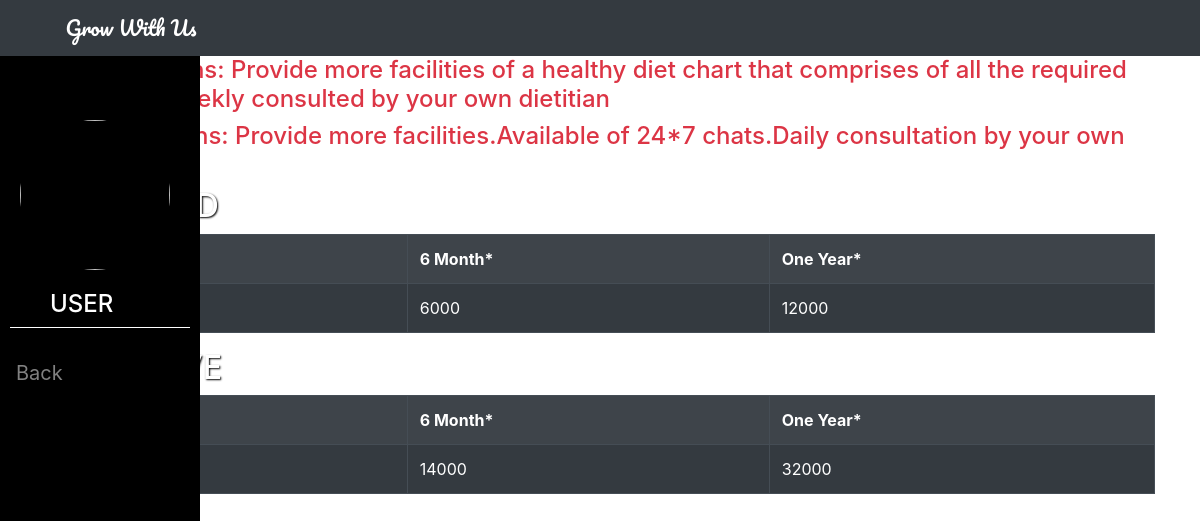
Page /user_view_plan8 on the committed database.
### app/models.py (models this page shows)
class add_plans(models.Model):
    user=models.ForeignKey(Dietition,on_delete=models.CASCADE)
    std_three_month=models.IntegerField(null=True)
    std_six_month=models.IntegerField(null=True)
    std_one_yr=models.IntegerField(null=True)

class plan(models.Model):
    user=models.ForeignKey(Dietition,on_delete=models.CASCADE)
    ex_three_month=models.IntegerField(null=True)
    ex_six_month=models.IntegerField(null=True)
    ex_one_yr=models.IntegerField(null=True)

### app/views.py (the view)
# urls.py: path('user_view_plan<str:id>',views.view_plan,name='user_view_plan'),
def view_plan(request,id):
    table1_data = add_plans.objects.filter(user=id)
    table2_data = plan.objects.filter(user=id)
    plans = {
        'standard': table1_data,
        'exclusive': table2_data,
    }
    return render(request, 'user_view_plans.html', plans)

### app/templates/user_view_plans.html (shortened to what this page needs)
{% load static %}
{% get_static_prefix as d %}
<!doctype html>
<html lang="en">
  <head>
    <link rel="stylesheet" href="https://stackpath.bootstrapcdn.com/bootstrap/4.3.1/css/bootstrap.min.css">
  </head>
  <body>
    <div class="sidebar">
        <div class="imgs">
          <img src="{{d}}img/user_logo.jpg" alt="" width="150px">
        </div>
        <h4 style="color: white; padding:0px 50px;">USER</h4>
      <div class="but"></div> <br>
      <a href="dietition_list_view">Back</a>
      </div>
    <nav class="navbar navbar-expand-sm bg-dark">
      <div class="navbar-brand">Grow With Us</div>
    </nav>
      <div class="container">
        <marquee behavior="" direction="" class="text-danger">
          <h4>Standard plans: Provide more facilities of a healthy diet chart that comprises of all the required nutrients. Weekly consulted by your own dietitian</h4>
          <h4>Exclusive plans: Provide more facilities.Available of 24*7 chats.Daily consultation by your own dietitian</h4>
        </marquee>
        <h2>STANDARD</h2>
        <table class="table table-bordered table-hover table-dark table-striped">
            <tr>
                <th>3 Month*</th>
                <th>6 Month*</th>
                <th>One Year*</th>
            </tr>
            {% for i in standard %}
            <tr>
                <td>{{i.std_three_month}}</td>
                <td>{{i.std_six_month}}</td>
                <td>{{i.std_one_yr}}</td>
            </tr>
            {% endfor %}
        </table>
        <h2>EXCLUSIVE</h2>
        <table class="table table-bordered table-hover table-dark table-striped">
            <tr>
                <th>3 Month*</th>
                <th>6 Month*</th>
                <th>One Year*</th>
            </tr>
            {% for i in exclusive %}
            <tr>
                <td>{{i.ex_three_month}}</td>
                <td>{{i.ex_six_month}}</td>
                <td>{{i.ex_one_yr}}</td>
            </tr>
            {% endfor %}
        </table>
      </div>
  </body>
</html>

### app/templates/user_view_plans.html (style rules this page uses)
body { background: url(https://images.pexels.com/photos/162583/work-workplace-office-computer-162583.jpeg?auto=compress&cs=tinysrgb&w=1260&h=750&dpr=1); background-size: cover; background-attachment: fixed; }
.imgs img { height: 150px; width: 150px; border-radius: 100px; margin-top: 100px; }
.imgs { padding: 20px; }
.sidebar { margin: 0; padding: 0; width: 200px; background-color: black; position: fixed; height: 100%; overflow: auto; }
.sidebar a { padding: 6px 8px 6px 16px; text-decoration: none; font-size: 20px; color: #818181; display: block; text-transform: capitalize; }
.but { margin-left: 10px; width: 180px; height: 1px; background-color: white; }
.navbar-brand { color: white; font-family: 'Pacifico', cursive; }
h2 { color: white; text-shadow: 1px 1px 2px black; }

### rows in the picture
add_plans: std_six_month "6000", std_one_yr "12000"
plan: ex_six_month "14000", ex_one_yr "32000"
